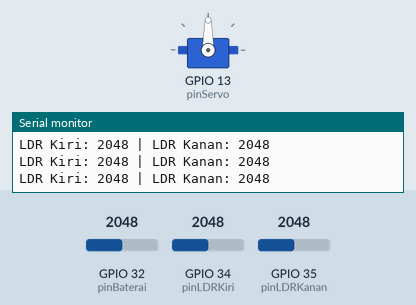
This sketch was run on a simulated ESP32. On the bench: servo, the last lines printed to the serial monitor. Inputs (shaded band) come from the test bench; at power-on: GPIO 34 (pinLDRKiri) = 2048, GPIO 35 (pinLDRKanan) = 2048, GPIO 32 (pinBaterai) = 2048. WiFi joins after 1.5 s; servers stay silent unless stated.

Above: at 5.0 s.
5.1 s: GPIO 34 (pinLDRKiri) set to 2141
6.6 s: GPIO 34 (pinLDRKiri) set to 2246
At 7.02 s:
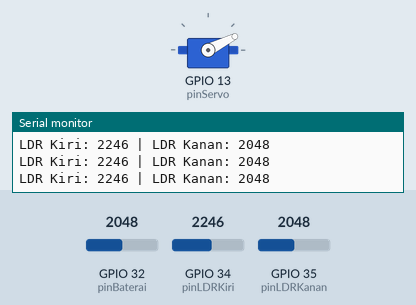
At 8.1 s:
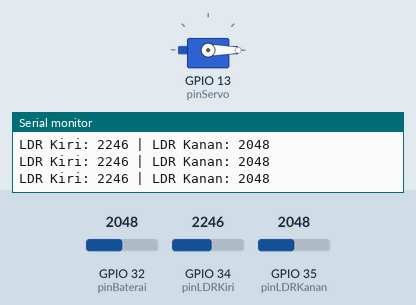
8.9 s: GPIO 35 (pinLDRKanan) set to 2364
10.4 s: GPIO 35 (pinLDRKanan) set to 2445
At 13.3 s:
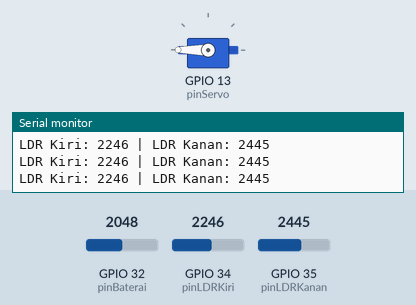
13.9 s: GPIO 35 (pinLDRKanan) set to 2150
15.4 s: GPIO 35 (pinLDRKanan) set to 2026
At 15.56 s:
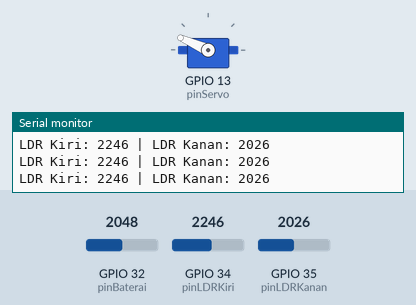
Timing chart, 0 to 18.4 s (numbered marks = the images above; inputs shaded):
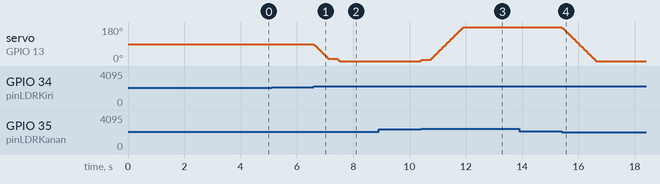

Measured:
- the behaviour switches between 2198 and 2199 on GPIO 34 (pinLDRKiri) (found by bisection; images 0 and 1)
- the behaviour switches between 2396 and 2397 on GPIO 35 (pinLDRKanan) (found by bisection; images 2 and 3)
- the behaviour switches between 2096 and 2095 on GPIO 35 (pinLDRKanan) (found by bisection; images 3 and 4)
- after the input at 6.6 s, servo on GPIO 13 (pinServo): moves from 90° to 0° over 0.89 s, starting at once
- after the input at 10.4 s, servo on GPIO 13 (pinServo): moves from 0° to 180° over 1.5 s, starting at once
- after the input at 15.4 s, servo on GPIO 13 (pinServo): moves from 180° to 0° over 1.2 s, starting at once

The sketch:

panel_tracker.ino
```cpp
#include <WiFi.h>
#include <WiFiClientSecure.h>
#include <UniversalTelegramBot.h>
#include <ESP32Servo.h>

// --- 1. PENGATURAN WIFI & TELEGRAM ---
const char* ssid = "";           // Hotspot HP kamu
const char* password = "";      // Password hotspot
#define BOTtoken "" // Token Bot R.E.N.G
#define CHAT_ID ""             // ID Chat Telegram kamu

WiFiClientSecure client;
UniversalTelegramBot bot(BOTtoken, client);

// --- 2. PENGATURAN PIN KOMPONEN ---
const int pinLDRKiri = 34;   // Baris 19 (G34)
const int pinLDRKanan = 35;  // Baris 20 (G35)
const int pinServo = 13;     // Baris 28 (D13)
const int pinBaterai = 32;   // Baris 27 (G32) - Dari tengah 3 Resistor

Servo myservo;

// --- 3. VARIABEL LOGIKA ---
int posisiServo = 90;        // Posisi awal servo di tengah (90 derajat)
unsigned long waktuTerakhir = 0;
const unsigned long jedaKirim = 3000; // DIUBAH JADI 3 DETIK SEKALI BIAR PAS DEMO LANGSUNG MUNCUL!

// --- 4. FUNGSI HITUNG PERSENTASE BATERAI ---
int hitungPersenBaterai(float volt) {
  if (volt < 3.0) {
    return 0;
  }
  int mVolt = volt * 1000;
  int persen = map(mVolt, 3300, 4200, 0, 100);
  return constrain(persen, 0, 100);
}

void setup() {
  Serial.begin(115200);

  // Setup Pin Analog
  pinMode(pinLDRKiri, INPUT);
  pinMode(pinLDRKanan, INPUT);
  pinMode(pinBaterai, INPUT);

  // Hubungkan Servo
  myservo.attach(pinServo);
  myservo.write(posisiServo);

  // Mengabaikan verifikasi SSL Telegram agar koneksi lancar
  client.setInsecure();

  // --- PROSES KONEKSI WIFI ---
  Serial.print("Menghubungkan ke WiFi...");
  WiFi.begin(ssid, password);

  while (WiFi.status() != WL_CONNECTED) {
    delay(500);
    Serial.print(".");
  }

  Serial.println("");
  Serial.println("WiFi Terhubung Sukses!");

  // Kirim notifikasi pertama
  bot.sendMessage(CHAT_ID, "🤖 Sistem Maket R.E.N.G Berhasil Dinyalakan Mandiri!", "");
  delay(2000);
}

void loop() {
  // --- 1. BACA NILAI SENSOR LDR ---
  int nilaiKiri = analogRead(pinLDRKiri);
  int nilaiKanan = analogRead(pinLDRKanan);

  Serial.print("LDR Kiri: "); Serial.print(nilaiKiri);
  Serial.print(" | LDR Kanan: "); Serial.println(nilaiKanan);

  // --- 2. LOGIKA PERGERAKAN SERVO ---
  int toleransi = 150;

  if ((nilaiKanan - nilaiKiri) > toleransi) {
    if (posisiServo < 180) posisiServo += 3; // Bergerak ke kiri
  }
  else if ((nilaiKiri - nilaiKanan) > toleransi) {
    if (posisiServo > 0) posisiServo -= 3;   // Bergerak ke kanan
  }

  myservo.write(posisiServo);
  delay(20);

  // --- 3. BACA VOLTASE BATERAI & KIRIM KE TELEGRAM ---
  if (millis() - waktuTerakhir > jedaKirim) {
    int nilaiADC = analogRead(pinBaterai);

    // Konversi ADC ke Voltase murni asli baterai
    float voltase = (nilaiADC / 4095.0) * 3.3 * 2.0;
    int persentase = hitungPersenBaterai(voltase);

    // SUSUN FORMAT PESAN FORMAT BARU (SUDAH DIPERBAIKI)
    String pesan = "========================\n";
    pesan += "🤖 LAPORAN SOLAR TRACKER\n";
    pesan += "========================\n";
    pesan += "📐 Posisi Servo : " + String(posisiServo) + "°\n";
    pesan += "---\n";
    pesan += "💡 LDR Kiri     : " + String(nilaiKiri) + "\n";
    pesan += "💡 LDR Kanan    : " + String(nilaiKanan) + "\n";
    pesan += "---\n";
    pesan += "🔋 Voltase Saat Ini : " + String(voltase, 2) +  "%)\n";
    pesan += "========================";

    // Eksekusi kirim ke Telegram
    if (bot.sendMessage(CHAT_ID, pesan, "Markdown")) {
      Serial.println(">>> Laporan Status Terkirim ke Telegram!");
    } else {
      Serial.println(">>> Gagal kirim ke Telegram, cek jaringan Hotspot!");
    }

    waktuTerakhir = millis();
  }
} 
```
